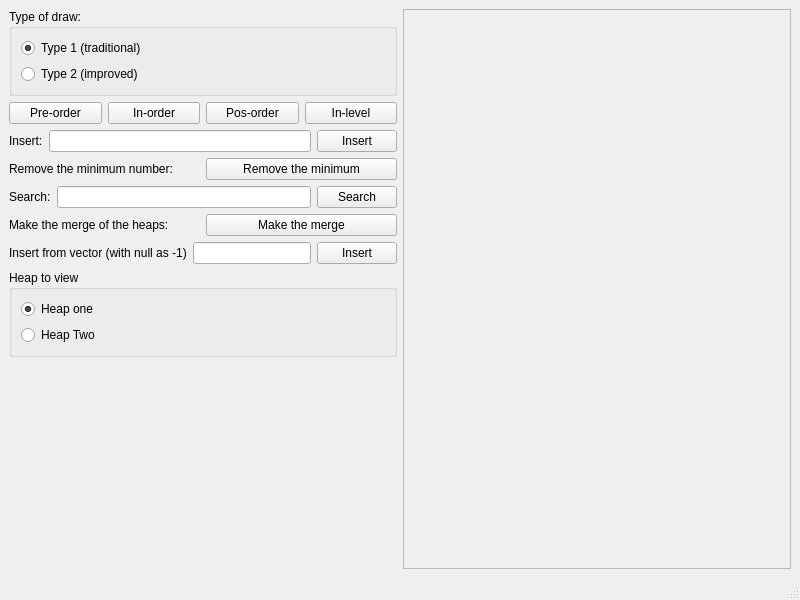
<?xml version="1.0" encoding="UTF-8"?>
<ui version="4.0">
 <class>MainWindow</class>
 <widget class="QMainWindow" name="MainWindow">
  <property name="geometry">
   <rect>
    <x>0</x>
    <y>0</y>
    <width>800</width>
    <height>600</height>
   </rect>
  </property>
  <property name="windowTitle">
   <string>Skew Heap</string>
  </property>
  <widget class="QWidget" name="centralwidget">
   <layout class="QHBoxLayout" name="horizontalLayout_2">
    <item>
     <layout class="QHBoxLayout" name="horizontalMainLayout">
      <item>
       <layout class="QVBoxLayout" name="verticalLayoutOfConf">
        <item>
         <layout class="QHBoxLayout" name="horizontalLayout_3">
          <item>
           <widget class="QGroupBox" name="groupBox">
            <property name="title">
             <string>Type of draw:</string>
            </property>
            <layout class="QVBoxLayout" name="verticalLayout_2">
             <item>
              <widget class="QRadioButton" name="radioButtonTrad">
               <property name="text">
                <string>Type 1 (traditional)</string>
               </property>
               <property name="checked">
                <bool>true</bool>
               </property>
              </widget>
             </item>
             <item>
              <widget class="QRadioButton" name="radioButtonImproved">
               <property name="text">
                <string>Type 2 (improved)</string>
               </property>
              </widget>
             </item>
            </layout>
           </widget>
          </item>
         </layout>
        </item>
        <item>
         <layout class="QHBoxLayout" name="horizontalLayout">
          <item>
           <widget class="QPushButton" name="pushButtonPreOrdem">
            <property name="text">
             <string>Pre-order</string>
            </property>
           </widget>
          </item>
          <item>
           <widget class="QPushButton" name="pushButtonEmOrdem">
            <property name="text">
             <string>In-order</string>
            </property>
           </widget>
          </item>
          <item>
           <widget class="QPushButton" name="pushButtonPosOrdem">
            <property name="text">
             <string>Pos-order</string>
            </property>
           </widget>
          </item>
          <item>
           <widget class="QPushButton" name="pushButtonEmNivel">
            <property name="text">
             <string>In-level</string>
            </property>
           </widget>
          </item>
         </layout>
        </item>
        <item>
         <layout class="QHBoxLayout" name="horizontalLayoutOfInsert">
          <item>
           <widget class="QLabel" name="label">
            <property name="text">
             <string>Insert:</string>
            </property>
           </widget>
          </item>
          <item>
           <widget class="QLineEdit" name="lineEditOfInsert"/>
          </item>
          <item>
           <widget class="QPushButton" name="pushButtonOfInsert">
            <property name="text">
             <string>Insert</string>
            </property>
           </widget>
          </item>
         </layout>
        </item>
        <item>
         <layout class="QHBoxLayout" name="horizontalLayoutOfRemove">
          <item>
           <widget class="QLabel" name="label_2">
            <property name="text">
             <string>Remove the minimum number:</string>
            </property>
           </widget>
          </item>
          <item>
           <widget class="QPushButton" name="pushButtonOfRemoveMin">
            <property name="text">
             <string>Remove the minimum</string>
            </property>
           </widget>
          </item>
         </layout>
        </item>
        <item>
         <layout class="QHBoxLayout" name="horizontalLayoutOfSearch">
          <item>
           <widget class="QLabel" name="label_3">
            <property name="text">
             <string>Search:</string>
            </property>
           </widget>
          </item>
          <item>
           <widget class="QLineEdit" name="lineEditOfSearch"/>
          </item>
          <item>
           <widget class="QPushButton" name="pushButtonOfSearch">
            <property name="text">
             <string>Search</string>
            </property>
           </widget>
          </item>
         </layout>
        </item>
        <item>
         <layout class="QHBoxLayout" name="horizontalLayoutOfMerge">
          <item>
           <widget class="QLabel" name="label_4">
            <property name="text">
             <string>Make the merge of the heaps:</string>
            </property>
           </widget>
          </item>
          <item>
           <widget class="QPushButton" name="pushButtonOfMerge">
            <property name="text">
             <string>Make the merge</string>
            </property>
           </widget>
          </item>
         </layout>
        </item>
        <item>
         <layout class="QHBoxLayout" name="horizontalLayoutInSertOfVectorWithNull">
          <item>
           <widget class="QLabel" name="label_5">
            <property name="text">
             <string>Insert from vector (with null as -1)</string>
            </property>
           </widget>
          </item>
          <item>
           <widget class="QLineEdit" name="lineEditOfInsertAsVector"/>
          </item>
          <item>
           <widget class="QPushButton" name="pushButtonInsertAsVector">
            <property name="text">
             <string>Insert</string>
            </property>
           </widget>
          </item>
         </layout>
        </item>
        <item>
         <widget class="QGroupBox" name="groupBox_2">
          <property name="title">
           <string>Heap to view</string>
          </property>
          <layout class="QVBoxLayout" name="verticalLayout_3">
           <item>
            <widget class="QRadioButton" name="radioButtonHeapOne">
             <property name="text">
              <string>Heap one</string>
             </property>
             <property name="checked">
              <bool>true</bool>
             </property>
            </widget>
           </item>
           <item>
            <widget class="QRadioButton" name="radioButtonHeapTwo">
             <property name="text">
              <string>Heap Two</string>
             </property>
            </widget>
           </item>
          </layout>
         </widget>
        </item>
        <item>
         <layout class="QHBoxLayout" name="horizontalLayoutOfChooseHeap"/>
        </item>
        <item>
         <spacer name="verticalSpacer">
          <property name="orientation">
           <enum>Qt::Vertical</enum>
          </property>
          <property name="sizeHint" stdset="0">
           <size>
            <width>20</width>
            <height>40</height>
           </size>
          </property>
         </spacer>
        </item>
       </layout>
      </item>
      <item>
       <layout class="QVBoxLayout" name="verticalLayoutOfImage">
        <item>
         <widget class="QScrollArea" name="scrollArea">
          <property name="widgetResizable">
           <bool>true</bool>
          </property>
          <widget class="QWidget" name="scrollAreaWidgetContents">
           <property name="geometry">
            <rect>
             <x>0</x>
             <y>0</y>
             <width>383</width>
             <height>533</height>
            </rect>
           </property>
           <layout class="QVBoxLayout" name="verticalLayout">
            <item>
             <widget class="QLabel" name="labelOfImage">
              <property name="text">
               <string/>
              </property>
             </widget>
            </item>
           </layout>
          </widget>
         </widget>
        </item>
       </layout>
      </item>
     </layout>
    </item>
   </layout>
  </widget>
  <widget class="QMenuBar" name="menubar">
   <property name="geometry">
    <rect>
     <x>0</x>
     <y>0</y>
     <width>800</width>
     <height>22</height>
    </rect>
   </property>
  </widget>
  <widget class="QStatusBar" name="statusbar"/>
 </widget>
 <resources/>
 <connections/>
</ui>
